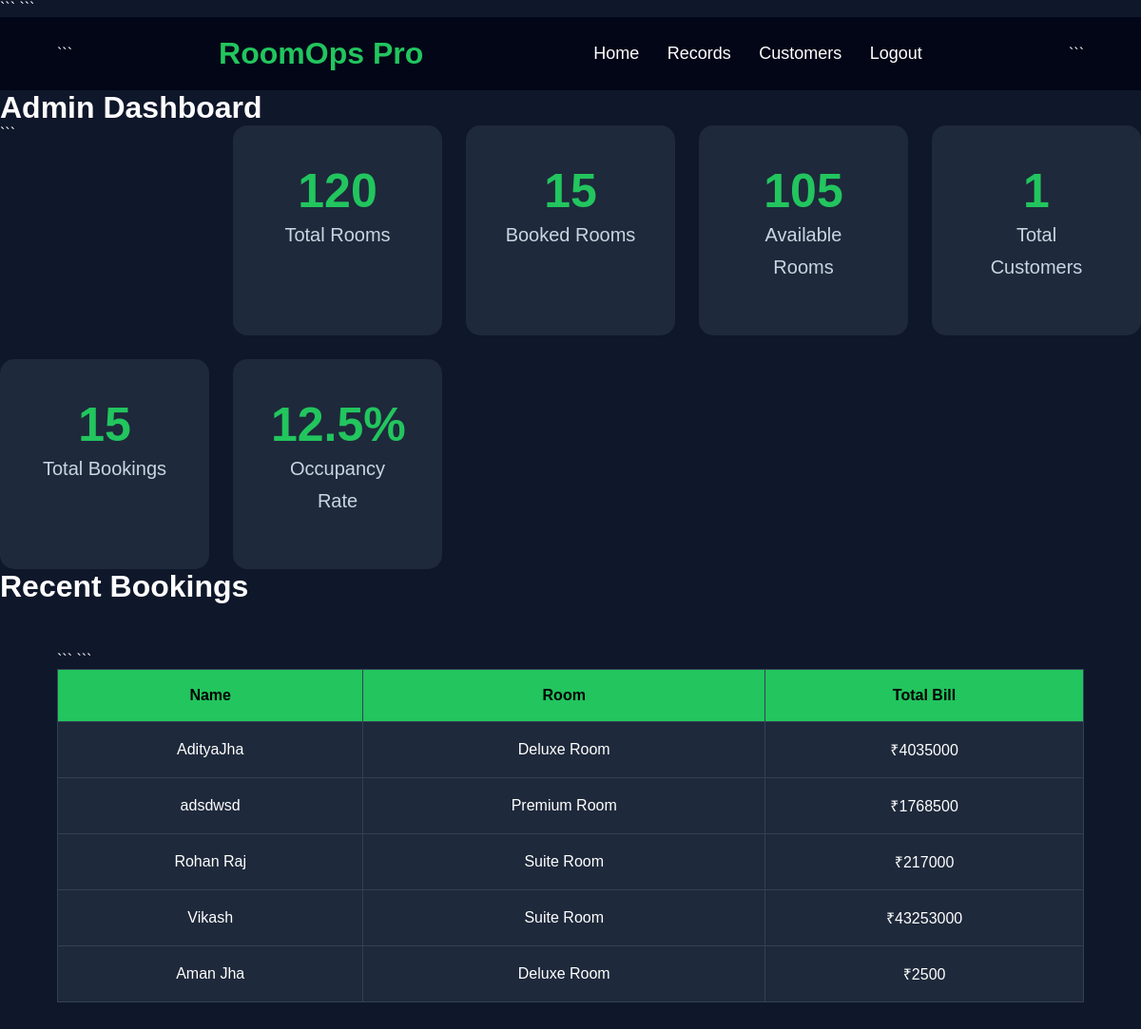
Page /dashboard/ (signed in) on the earlier database version.
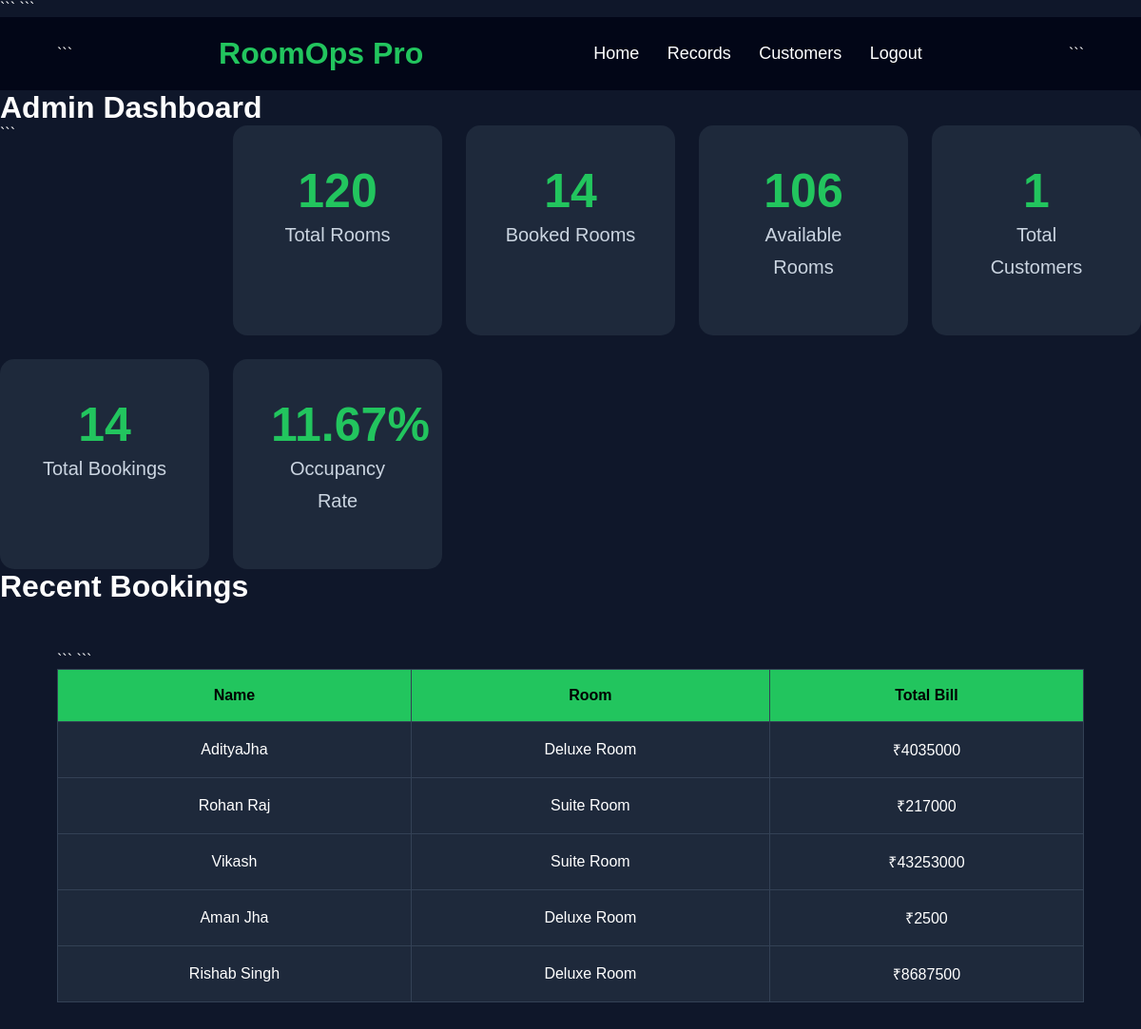
Same page on the later database version.
### hotel/models.py (models this page shows, shortened)
class Booking(models.Model):
    ROOM_CHOICES = (
        ('Deluxe Room', 2500),
        ('Premium Room', 4500),
        ('Suite Room', 7000),
    )
    name = models.CharField(max_length=100)
    email = models.EmailField()
    phone = models.CharField(max_length=15)
    room = models.CharField(max_length=100)
    check_in = models.DateField()
    check_out = models.DateField()
    total_bill = models.IntegerField(default=0)

### hotel/views.py (the view)
# urls.py: path('dashboard/', views.dashboard, name='dashboard'),
@login_required(login_url='/login/')
def dashboard(request):
    total_bookings = Booking.objects.count()
    total_rooms = 120
    booked_rooms = total_bookings
    available_rooms = total_rooms - booked_rooms
    total_customers = Customer.objects.count()
    occupancy_rate = round(
        (booked_rooms / total_rooms) * 100,
        2
    )
    recent_bookings = Booking.objects.order_by('-id')[:5]
    context = {
        'total_rooms': total_rooms,
        'booked_rooms': booked_rooms,
        'available_rooms': available_rooms,
        'total_customers': total_customers,
        'total_bookings': total_bookings,
        'occupancy_rate': occupancy_rate,
        'recent_bookings': recent_bookings,
    }
    return render(request, 'dashboard.html', context)

### hotel/templates/dashboard.html (shortened to what this page needs)
{% load static %}
<!DOCTYPE html>
<html>
<head>
<link rel="stylesheet" href="{% static 'css/style.css' %}">
```
</head>
<body>
<div class="navbar">
```
<div class="logo">RoomOps Pro</div>
<div class="nav-links">
    <a href="/">Home</a>
    <a href="/records/">Records</a>
    <a href="/customers/">Customers</a>
    <a href="/logout/">Logout</a>
</div>
```
</div>
<h1 class="page-title">Admin Dashboard</h1>
<div class="dashboard-container">
```
<div class="dashboard-card">
    <h2>{{ total_rooms }}</h2>
    <p>Total Rooms</p>
</div>
<div class="dashboard-card">
    <h2>{{ booked_rooms }}</h2>
    <p>Booked Rooms</p>
</div>
<div class="dashboard-card">
    <h2>{{ available_rooms }}</h2>
    <p>Available Rooms</p>
</div>
<div class="dashboard-card">
    <h2>{{ total_customers }}</h2>
    <p>Total Customers</p>
</div>
<div class="dashboard-card">
    <h2>{{ total_bookings }}</h2>
    <p>Total Bookings</p>
</div>
<div class="dashboard-card">
    <h2>{{ occupancy_rate }}%</h2>
    <p>Occupancy Rate</p>
</div>
</div>
<h1 class="page-title">Recent Bookings</h1>
<div class="table-container">
<table>
<tr>
    <th>Name</th>
    <th>Room</th>
    <th>Total Bill</th>
</tr>
{% for booking in recent_bookings %}
<tr>
    <td>{{ booking.name }}</td>
    <td>{{ booking.room }}</td>
    <td>₹{{ booking.total_bill }}</td>
</tr>
{% endfor %}
</table>
</div>
</body>
</html>

Differences in the rows shown:
removed Booking: name "adsdwsd", room "Premium Room", total_bill "1768500"
now on this page (row unchanged): Booking: name "Rishab Singh", room "Deluxe Room", total_bill "8687500"
Other differences:
{{ booked_rooms }}: "15" → "14"
{{ available_rooms }}: "105" → "106"
{{ total_bookings }}: "15" → "14"
{{ occupancy_rate }}: "12.5" → "11.67"
